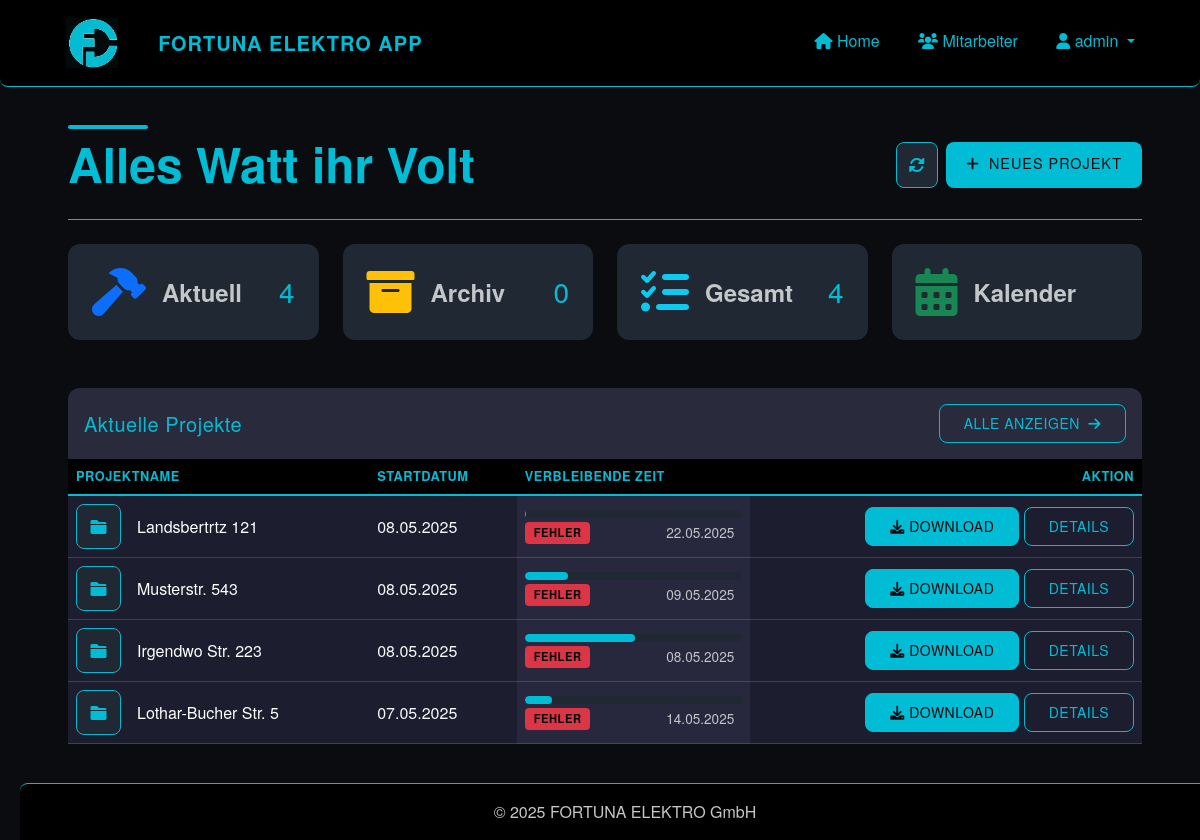
Screenshot of / (signed in) with the database file from the repository.
### app/models/user.py (models this page shows, shortened)
class User(UserMixin, db.Model):
    id = db.Column(db.Integer, primary_key=True)
    username = db.Column(db.String(64), unique=True, nullable=False)
    password_hash = db.Column(db.String(128), nullable=False)
    role = db.Column(db.String(20), nullable=False, default='installateur')  # 'admin' oder 'installateur'
    is_active = db.Column(db.Boolean, default=True)
    created_at = db.Column(db.DateTime, default=datetime.utcnow)
    projects = db.relationship('Project', backref='creator', lazy='dynamic')
    files = db.relationship('File', backref='uploader', lazy='dynamic')
    timesheets = db.relationship('Timesheet', backref='employee', lazy='dynamic')
    def is_admin(self):
        return self.role == 'admin'

### app/models/project.py (models this page shows, shortened)
class Project(db.Model):
    id = db.Column(db.Integer, primary_key=True)
    name = db.Column(db.String(128), nullable=False)  # Adresse als Projektname
    description = db.Column(db.Text)
    start_date = db.Column(db.DateTime, default=datetime.utcnow)
    end_date = db.Column(db.DateTime)
    status = db.Column(db.String(20), default='in_bearbeitung')  # 'in_bearbeitung', 'abgeschlossen', 'archiviert'
    creator_id = db.Column(db.Integer, db.ForeignKey('user.id'))
    files = db.relationship('File', backref='project', lazy='dynamic', cascade='all, delete-orphan')
    timesheets = db.relationship('Timesheet', backref='project', lazy='dynamic', cascade='all, delete-orphan')
    def get_progress_percentage(self):
        if not self.end_date:
            return 0
        now = datetime.now()
        total_duration = (self.end_date - self.start_date).total_seconds()
        elapsed_time = (now - self.start_date).total_seconds()
        if elapsed_time >= total_duration:
            return 100
        progress = (elapsed_time / total_duration) * 100
        return round(progress, 1)  # Auf eine Dezimalstelle runden

### app/routes/dashboard.py (the view)
@dashboard.route('/')
@login_required
def index():
    in_progress = Project.query.filter_by(status='in_bearbeitung').order_by(Project.start_date.desc()).all()
    archived = Project.query.filter_by(status='archiviert').order_by(Project.start_date.desc()).all()
    now = datetime.now()
    return render_template(
        'dashboard/index.html',
        title='Dashboard',
        in_progress=in_progress,
        archived=archived,
        now=now  # Add this line to pass the current datetime
    )

### app/models/user.py (called while the page is built)
@login_manager.user_loader
def load_user(id):
    return User.query.get(int(id))

### app/templates/dashboard/index.html (shortened to what this page needs)
{% extends "base.html" %}
{% block content %}
<link href="https://cdnjs.cloudflare.com/ajax/libs/font-awesome/6.0.0/css/all.min.css" rel="stylesheet">
<div class="container-fluid py-4">
    <div class="d-flex flex-column flex-md-row justify-content-between align-items-start align-items-md-center mb-4 gap-3">
        <div class="position-relative">
            <div class="dashboard-heading-decoration"></div>
            <h4 class="fw-bold mb-1 display-5 position-relative">Alles Watt ihr Volt</h4>
        </div>
        <div class="d-flex">
            <a href="{{ url_for('dashboard.index') }}" class="btn btn-light me-2 btn-refresh" aria-label="Aktualisieren">
                <i class="fas fa-sync-alt"></i>
            </a>
            <a href="{{ url_for('projects.new_project') }}" class="btn btn-gradient">
                <i class="fas fa-plus me-1"></i> Neues Projekt
            </a>
        </div>
    </div>
<div class="row g-4 mb-5">
    <div class="col-12 col-sm-6 col-lg-3">
        <div class="card h-100 border-0 shadow-hover stat-card custom-stat-card" data-bs-toggle="modal" data-bs-target="#projectsModal" data-tab-target="in-progress-tab">
            <div class="card-body p-4">
                <div class="d-flex align-items-center justify-content-between">
                    <div class="d-flex align-items-center gap-3">
                        <i class="fas fa-hammer fa-3x text-primary"></i>
                        <span class="text-muted fw-bold fs-4">Aktuell</span>
                    </div>
                    <h3 class="mb-0">{{ in_progress|length }}</h3>
                </div>
            </div>
        </div>
    </div>
    <div class="col-12 col-sm-6 col-lg-3">
        <div class="card h-100 border-0 shadow-hover stat-card custom-stat-card" data-bs-toggle="modal" data-bs-target="#projectsModal" data-tab-target="archived-tab">
            <div class="card-body p-4">
                <div class="d-flex align-items-center justify-content-between">
                    <div class="d-flex align-items-center gap-3">
                        <i class="fas fa-archive fa-3x text-warning"></i>
                        <span class="text-muted fw-bold fs-4">Archiv</span>
                    </div>
                    <h3 class="mb-0">{{ archived|length }}</h3>
                </div>
            </div>
        </div>
    </div>
    <div class="col-12 col-sm-6 col-lg-3">
        <div class="card h-100 border-0 shadow-hover stat-card custom-stat-card" data-bs-toggle="modal" data-bs-target="#projectsModal" data-tab-target="all-tab">
            <div class="card-body p-4">
                <div class="d-flex align-items-center justify-content-between">
                    <div class="d-flex align-items-center gap-3">
                        <i class="fas fa-tasks fa-3x text-info"></i>
                        <span class="text-muted fw-bold fs-4">Gesamt</span>
                    </div>
                    <h3 class="mb-0">{{ (in_progress|length) + (completed|length) + (archived|length) }}</h3>
                </div>
            </div>
        </div>
    </div>
    <div class="col-12 col-sm-6 col-lg-3">
        <div class="card h-100 border-0 shadow-hover stat-card custom-stat-card" data-bs-toggle="modal" data-bs-target="#projectsModal" data-tab-target="calendar-tab">
            <div class="card-body p-4">
                <div class="d-flex align-items-center justify-content-between">
                    <div class="d-flex align-items-center gap-3">
                        <i class="fas fa-calendar-alt fa-3x text-success"></i>
                        <span class="text-muted fw-bold fs-4">Kalender</span>
                    </div>
                </div>
            </div>
        </div>
    </div>
</div>
<div class="row mb-4">
    <div class="col-12">
        <div class="card border-0 shadow-hover aktuelle-projekte">
            <div class="card-header border-0 py-3">
                <div class="d-flex justify-content-between align-items-center">
                    <h5 class="mb-0">Aktuelle Projekte</h5>
                    <button class="btn btn-sm btn-outline-primary" data-bs-toggle="modal" data-bs-target="#projectsModal">
                        Alle anzeigen <i class="fas fa-arrow-right ms-1"></i>
                    </button>
                </div>
            </div>
            <div class="card-body p-0">
                {% if in_progress %}
                <div class="table-responsive">
                    <table class="table table-hover align-middle mb-0">
                        <thead>
                            <tr>
                                <th>Projektname</th>
                                <th class="d-none d-md-table-cell">Startdatum</th>
                                <th class="d-none d-lg-table-cell">Verbleibende Zeit</th>
                                <th class="text-end">Aktion</th>
                            </tr>
                        </thead>
                        <tbody>
                            {% for project in in_progress[:5] %}
                                <tr>
                                    <td style="background-color: #1d1d30">
                                        <div class="d-flex align-items-center">
                                            <div class="project-icon me-3">
                                                <i class="fas fa-folder" style="color: var(--accent);"></i>
                                            </div>
                                            <div>
                                                <h6 class="mb-0" style="color: white;">{{ project.name }}</h6>
                                            </div>
                                        </div>
                                    </td>
                                    <td class="d-none d-md-table-cell text-light" style="background-color: #1d1d30">{{ project.start_date.strftime('%d.%m.%Y') }}</td>
<td class="d-none d-lg-table-cell" style="background-color: #27273d">
    {% if project.end_date %}
        <div class="progress-container">
            <div class="progress-wrapper">
                <div class="progress" style="height: 8px; background-color: var(--primary-light);">
                    <div class="progress-bar" id="progress-bar-{{ project.id }}" role="progressbar"
                        style="width: {{ project.get_progress_percentage() }}%; background-color: var(--accent);"
                        aria-valuenow="{{ project.get_progress_percentage() }}" aria-valuemin="0" aria-valuemax="100">
                    </div>
                </div>
                <div class="date-time-container">
                    <span id="countdown-timer" class="badge bg-info" style="color: #000 !important; font-weight: bold;">
                    </span>
                    <span class="end-date date-text text-muted">{{ project.end_date.strftime('%d.%m.%Y') }}
                    </span>
                </div>
            </div>
        </div>
    {% endif %}
</td>
                                    <td class="text-end" style="background-color:#1d1d30">
                                        <a href="{{ url_for('files.download_project', project_id=project.id) }}" class="btn btn-sm btn-primary">
                                            <i class="fas fa-download"></i> Download
                                        </a>
                                        <a href="{{ url_for('projects.view_project', project_id=project.id) }}" class="btn btn-sm btn-outline-primary">
                                            Details
                                        </a>
                                    </td>
                                </tr>
                            {% endfor %}
                        </tbody>
                    </table>
                </div>
                {% endif %}
            </div>
        </div>
    </div>
</div>
                        {% set all_projects = in_progress + archived %}
{% endblock %}

### app/templates/base.html (shortened to what this page needs)
<!DOCTYPE html>
<html lang="de">
<head>
    <link href="https://cdn.jsdelivr.net/npm/bootstrap@5.3.0/dist/css/bootstrap.min.css" rel="stylesheet">
    <link rel="stylesheet" href="https://cdn.jsdelivr.net/npm/bootstrap-icons@1.11.1/font/bootstrap-icons.css">
    <link rel="stylesheet" href="https://cdnjs.cloudflare.com/ajax/libs/font-awesome/6.0.0/css/all.min.css">
    <link rel="stylesheet" href="{{ url_for('static', filename='css/style.css') }}">
</head>
<body>
<nav class="navbar navbar-expand-lg navbar-dark mb-4">
    <div class="container position-relative">
        <a class="navbar-brand d-flex align-items-center" href="{{ url_for('dashboard.index') }}">
            <img src="{{ url_for('static', filename='img/logo.jpg') }}" alt="Fortuna Elektro Logo"
                 style="height: 50px; width: auto; max-height: 90%; margin-right: 40px; margin-left: 30px;">
            <span style="color: var(--accent)">FORTUNA ELEKTRO APP</span>
        </a>
        <div class="collapse navbar-collapse" id="navbarNav">
            <ul class="navbar-nav ms-auto">
                {% if current_user.is_authenticated %}
                    <li class="nav-item">
                        <a class="nav-link" href="{{ url_for('dashboard.index') }}">
                            <i class="fas fa-home"></i> Home
                        </a>
                    </li>
                    {% if current_user.is_admin() %}
                        <li class="nav-item">
                            <a class="nav-link" href="{{ url_for('admin.list_users') }}">
                                <i class="fas fa-users"></i> Mitarbeiter
                            </a>
                        </li>
                    {% endif %}
                    <li class="nav-item dropdown">
                        <a class="nav-link dropdown-toggle" href="#" role="button" data-bs-toggle="dropdown">
                            <i class="fas fa-user"></i> {{ current_user.username }}
                        </a>
                    </li>
                {% else %}
                    <li class="nav-item">
                        <a class="nav-link" href="{{ url_for('auth.login') }}">
                            <i class="fas fa-sign-in-alt"></i> Anmelden
                        </a>
                    </li>
                {% endif %}
            </ul>
        </div>
    </div>
</nav>
    <div class="container mb-5">
        {% block content %}{% endblock %}
    </div>
    <footer class="footer mt-auto py-3">
        <div class="container text-center">
            <span class="text-muted">&copy; 2025 FORTUNA ELEKTRO GmbH</span>
        </div>
    </footer>
</body>
</html>

### app/templates/base.html (style rules this page uses)
:root { --primary: #0B0C10; --primary-light: #1F2833; --primary-dark: #000000; --accent: #66FCF1; --accent-light: #45A29E; --success: #45A29E; --danger: #FF3B3B; --warning: #FF8F00; --info: #66FCF1; --light-bg: #1F2833; --card-bg: #0B0C10; --text-dark: #FFFFFF; --text-muted: #C5C6C7; --border-radius-sm: 4px; --border-radius-md: 8px; --border-radius-lg: 12px; }
body { background-color: var(--primary); color: var(--text-white); min-height: 100vh; display: flex; flex-direction: column; max-width: 100%; overflow-x: hidden; }
.navbar { background-color: var(--primary-dark) !important; border-bottom: 1px solid var(--accent); padding: 0.8rem 1rem; border-radius: 0 0 var(--border-radius-md) var(--border-radius-md); }
.navbar-brand { color: var(--accent) !important; font-weight: 700; letter-spacing: 1px; display: flex; align-items: center; padding-left: 0 !important; }
.navbar-brand img { margin-right: 10px; height: 50px; width: auto; max-height: 90%; }
.nav-link { color: var(--accent) !important; position: relative; padding: 0.8rem 1.2rem !important; border-bottom: 3px solid transparent; transition: all 0.3s ease; border-radius: var(--border-radius-sm); }
.container { flex: 1; width: 100%; padding-left: 15px; padding-right: 15px; margin-left: auto; margin-right: auto; }
.footer { position: fixed; bottom: 0; width: 100%; background-color: var(--primary-dark); border-top: 1px solid var(--accent); padding: 1rem 0; border-radius: var(--border-radius-md) var(--border-radius-md) 0 0; }
.footer .text-muted { color: var(--text-muted) !important; }
::placeholder { color: var(--accent-light) !important; opacity: 0.8 !important; }
.btn { border-radius: var(--border-radius-md); padding: 0.5rem 1.5rem; transition: all 0.3s ease; text-transform: uppercase; letter-spacing: 0.5px; font-weight: 500; }
.btn-primary { background-color: var(--accent); border-color: var(--accent); color: var(--primary); }
.card { background-color: var(--primary-light); border: 1px solid var(--accent); border-radius: var(--border-radius-lg); }
.card-header { background-color: rgba(102, 252, 241, 0.1); border-bottom: 1px solid var(--accent); font-weight: 600; letter-spacing: 0.5px; color: var(--accent); border-radius: var(--border-radius-lg) var(--border-radius-lg) 0 0; }
.card-body, .card-body p, .card-body label, .card-body .form-text, .card-body small { color: #66d9ff !important; }
.table { color: var(--accent); }
.table thead th { background-color: var(--primary-dark); color: var(--accent); border-bottom: 2px solid var(--accent); text-transform: uppercase; letter-spacing: 0.5px; font-size: 0.9rem; font-weight: 600; }
.table tbody tr { border-bottom: 1px solid rgba(102, 252, 241, 0.2); }

### rows the page displays
User: username "admin"
Project: name "Landsbertrtz 121", start_date "08.05.2025", end_date "22.05.2025"
Project: name "Musterstr. 543", start_date "08.05.2025", end_date "09.05.2025"
Project: name "Irgendwo Str. 223", start_date "08.05.2025", end_date "08.05.2025"
Project: name "Lothar-Bucher Str. 5", start_date "07.05.2025", end_date "14.05.2025"

### other values shown
{{ in_progress|length }} "4"
{{ archived|length }} "0"
{{ (in_progress|length) + (completed|length) + (archived|length) }} "4"
